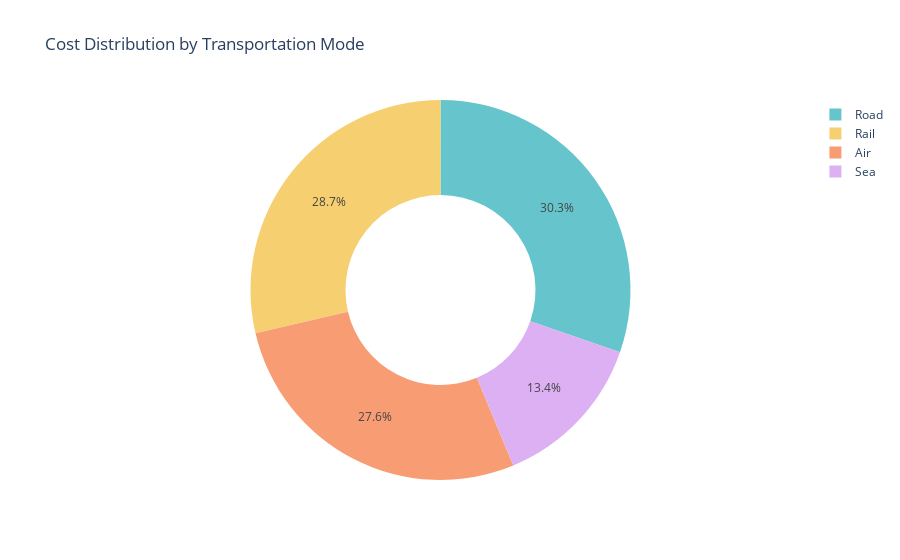

Notebook code cell kept with this figure:
### Code cell
transportation_chart=px.pie(df,
                            values="Costs",
                            names="Transportation modes",
                            title="Cost Distribution by Transportation Mode",
                            hole=0.5,
                            color_discrete_sequence=
                            px.colors.qualitative.Pastel)
transportation_chart.show()

### Figure 1 — Plotly figure (JSON) as saved in the notebook; plotly's stock layout.template omitted (floating-point values rounded to 4 significant figures)
{"data": [{"domain": {"x": [0, 1], "y": [0, 1]}, "hole": 0.5, "hovertemplate": "Transportation modes=%{label}<br>Costs=%{value}<extra></extra>", "labels": ["Road", "Road", "Air", "Rail", "Air", "Road", "Sea", "Road", "Sea", "Rail", "Road", "Air", "Road", "Road", "Air", "Sea", "Air", "Air", "Sea", "Road", "Air", "Air", "Rail", "Rail", "Air", "Road", "Rail", "Sea", "Air", "Road", "Road", "Rail", "Road", "Sea", "Road", "Sea", "Air", "Sea", "Air", "Air", "Road", "Sea", "Road", "Air", "Rail", "Rail", "Road", "Rail", "Rail", "Rail", "Rail", "Road", "Air", "Air", "Road", "Sea", "Air", "Rail", "Road", "Air", "Rail", "Air", "Sea", "Sea", "Air", "Rail", "Road", "Sea", "Rail", "Air", "Road", "Road", "Rail", "Road", "Rail", "Air", "Rail", "Road", "Sea", "Air", "Sea", "Rail", "Road", "Road", "Air", "Road", "Rail", "Sea", "Sea", "Rail", "Rail", "Rail", "Rail", "Air", "Rail", "Air", "Road", "Road", "Rail", "Rail"], "legendgroup": "", "name": "", "showlegend": true, "type": "pie", "values": [187.8, 503.1, 141.9, 254.8, 923.4, 235.5, 134.4, 802.1, 505.6, 995.9, 806.1, 126.7, 403.0, 547.2, 929.2, 127.9, 865.5, 670.9, 593.5, 477.3, 493.9, 523.4, 205.6, 196.3, 758.7, 458.5, 617.9, 762.5, 123.4, 764.9, 880.1, 609.4, 761.2, 371.3, 510.4, 553.4, 403.8, 183.9, 339.7, 653.7, 529.8, 275.5, 635.7, 716.0, 610.5, 495.3, 380.4, 581.6, 768.7, 336.9, 496.2, 695.0, 602.9, 750.7, 814.1, 323.0, 832.2, 482.2, 110.4, 312.6, 430.2, 164.4, 320.8, 687.3, 771.2, 555.9, 393.8, 169.3, 299.7, 207.7, 183.3, 405.2, 677.9, 866.5, 341.6, 873.1, 997.4, 852.6, 323.6, 351.5, 787.8, 276.8, 590.0, 683.0, 465.5, 842.7, 264.3, 879.4, 103.9, 517.5, 990.1, 996.8, 230.1, 823.5, 846.7, 778.9, 188.7, 540.1, 882.2, 210.7]}], "layout": {"legend": {"tracegroupgap": 0}, "piecolorway": ["rgb(102, 197, 204)", "rgb(246, 207, 113)", "rgb(248, 156, 116)", "rgb(220, 176, 242)", "rgb(135, 197, 95)", "rgb(158, 185, 243)", "rgb(254, 136, 177)", "rgb(201, 219, 116)", "rgb(139, 224, 164)", "rgb(180, 151, 231)", "rgb(179, 179, 179)"], "title": {"text": "Cost Distribution by Transportation Mode"}}}
